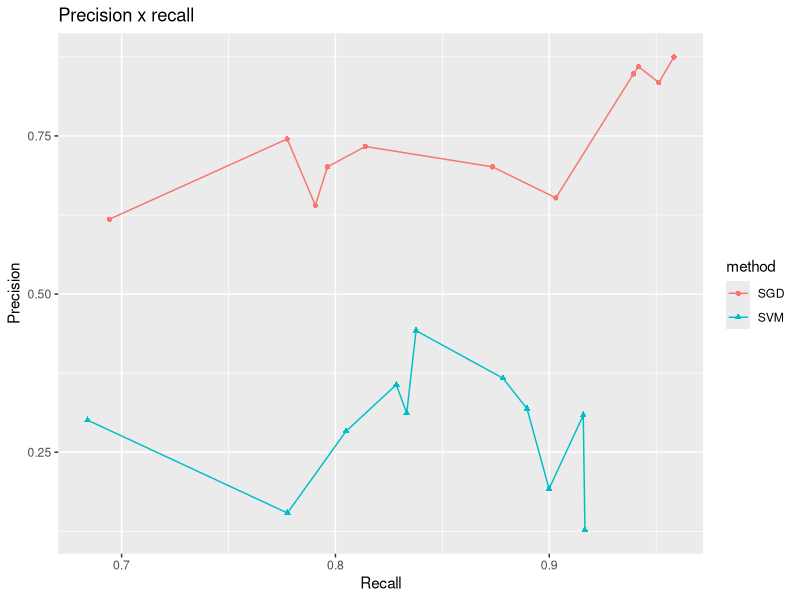

Write the R code that produced this figure.
#loading library
require("ggplot2")

# selecting the current directory
setwd("/Users/tassiovale/Dropbox/PhD Thesis/trace2vary/trace_recovery/results/")

# read csv file
data <- read.csv("2018-03-18_21h56m_output.csv")

chart <- ggplot(data=data, aes(x=recall, y=precision, group=method, colour=method)) +
    geom_line() +
    geom_point(aes(shape=method)) +
    ggtitle("Precision x recall") +
    labs(x="Recall", y="Precision") +
    scale_fill_discrete(name="IR method")

ggsave("2018-03-18_21h56m_precisionrecall_chart.eps")